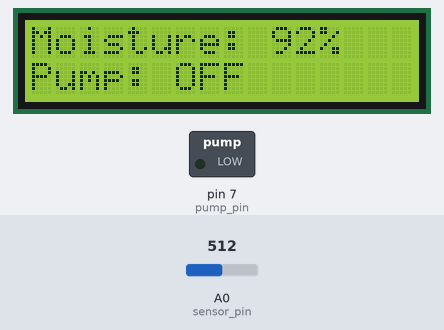
Recording of a sketch running on a simulated Arduino Uno, built with avr-gcc and run on an emulated ATmega328P. Parts: 16×2 character LCD, switched loads named in the sketch (green lamp = pin HIGH). The test bench sets the inputs (shaded band); at power-on: A0 (sensor_pin) = 512. What the sketch prints to the serial monitor is not drawn.

Above: at 3.2 s.
3.3 s: A0 (sensor_pin) set to 184
At 5.1 s:
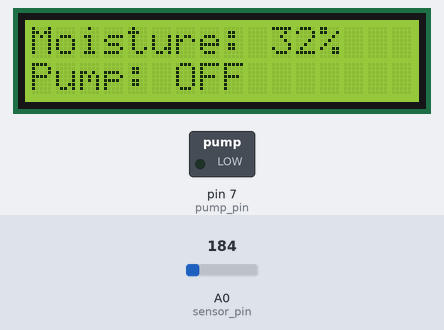
6.0 s: A0 (sensor_pin) set to 158
At 6.9 s:
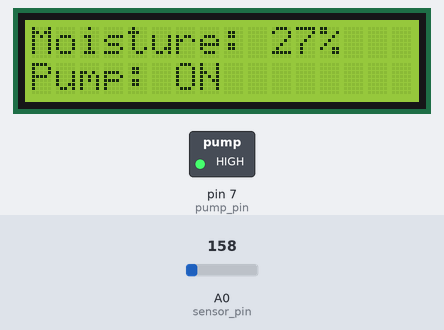
8.7 s: A0 (sensor_pin) set to 122
At 11.2 s:
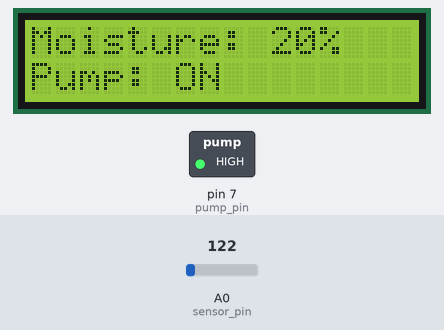
11.5 s: A0 (sensor_pin) set to 511
At 13.2 s:
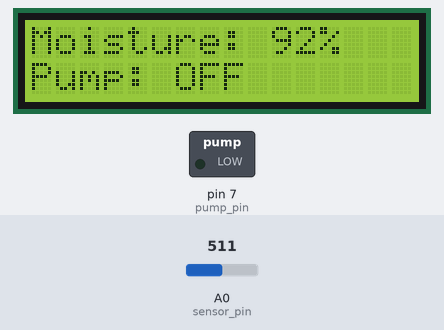
Timing chart, 0 to 14.7 s (numbered marks = the images above; inputs shaded):
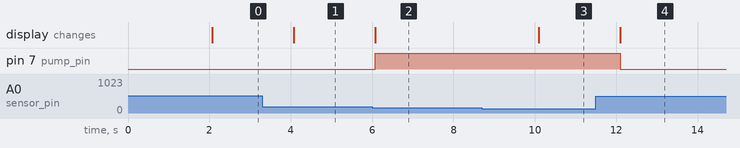

The sketch:

smart_irrigation_lcd.ino
```cpp
#include <LiquidCrystal.h>

// Pin connections for LCD
const int rs = 12;
const int en = 11;
const int d4 = 5;
const int d5 = 4;
const int d6 = 3;
const int d7 = 2;

// Pin connections for moisture sensor and pump
const int sensor_pin = A0;
const int pump_pin = 7;

// Threshold value for moisture level
const int moisture_threshold = 30; // Adjust the threshold value according to your needs

LiquidCrystal lcd(rs, en, d4, d5, d6, d7);

void setup() {
  pinMode(pump_pin, OUTPUT);
  digitalWrite(pump_pin, LOW); // Turn off the pump initially

  lcd.begin(16, 2); // Initialize the LCD display
  lcd.print("Smart Irrigation");
  lcd.setCursor(0, 1);
  lcd.print("System");

  Serial.begin(9600);
  Serial.println("Reading from the Moisture sensor...");
  delay(2000);
}

void loop() {
  int output_value = analogRead(sensor_pin);
  output_value = map(output_value, 10, 550, 0, 100);
  Serial.print("Moisture: ");
  Serial.print(output_value);
  Serial.println("%");

  lcd.clear();
  lcd.setCursor(0, 0);
  lcd.print("Moisture: ");
  lcd.print(output_value);
  lcd.print("%");

  if (output_value < moisture_threshold) {
    digitalWrite(pump_pin, HIGH); // Turn on the pump
    lcd.setCursor(0, 1);
    lcd.print("Pump: ON");
    delay(1000);
  } else {
    digitalWrite(pump_pin, LOW); // Turn off the pump
    lcd.setCursor(0, 1);
    lcd.print("Pump: OFF");
    delay(1000);
  }

  delay(1000);
}
```

Measured:
- the behaviour switches between 172 and 171 on A0 (sensor_pin) (found by bisection; images 1 and 2)
- after the input at 3.3 s, the display: changes after 0.78 s (image 1)
- after the input at 6.0 s, pin 7 (pump_pin): LOW → HIGH after 0.08 s; the display: changes after 0.08 s (image 2)
- after the input at 8.7 s, the display: changes after 1.4 s (image 3)
- after the input at 11.5 s, pin 7 (pump_pin): HIGH → LOW after 0.60 s; the display: changes after 0.60 s (image 4)
